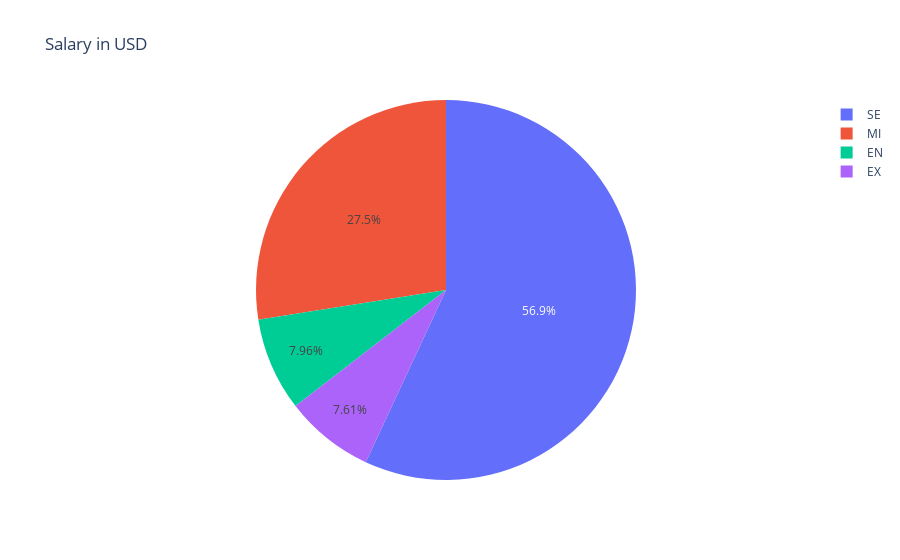

Notebook code cell kept with this figure:
### Markdown cell above
From the above we can see that data scienctis is earning the most as compare to all other analytic jobs then followed by BI Data Analyst and soon..

### Code cell
fig = px.pie(df, values='salary_in_usd', names='experience_level', title='Salary in USD')
fig.show()

### Figure 1 — Plotly figure (JSON) as saved in the notebook; plotly's stock layout.template omitted (floating-point values rounded to 4 significant figures; data arrays with more than 128 entries replaced by an {"elided": "..."} marker saying what was removed)
{"data": [{"domain": {"x": [0, 1], "y": [0, 1]}, "hovertemplate": "experience_level=%{label}<br>salary_in_usd=%{value}<extra></extra>", "labels": {"elided": "607 str values"}, "legendgroup": "", "name": "", "showlegend": true, "type": "pie", "values": {"elided": "607 int values"}}], "layout": {"legend": {"tracegroupgap": 0}, "title": {"text": "Salary in USD"}}}
